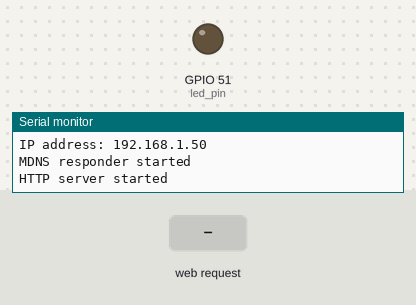
Recording of a sketch running on a simulated ESP8266 (NodeMCU). Parts: output pins drawn as LEDs (lit = HIGH), the last lines printed to the serial monitor. The test bench sets the inputs (shaded band). WiFi joins after 1.5 s; servers stay silent unless stated.

Above: at 3.2 s.
3.3 s: HTTP request GET /LedON received
At 4.0 s:
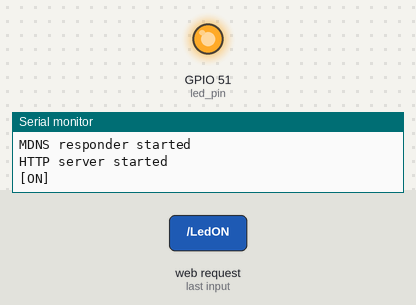
4.8 s: HTTP request GET /LedOFF received
At 5.1 s:
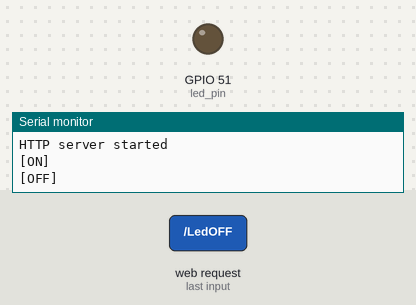
Timing chart, 0 to 7.8 s (numbered marks = the images above; inputs shaded):
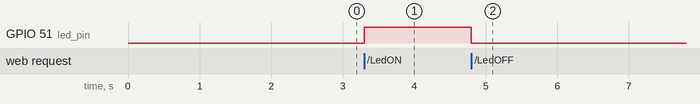

The sketch:

ESP8266DRIVER_PINGPONG.ino
```cpp
#include <ESP8266WiFi.h>
#include <WiFiClient.h>
#include <ESP8266WebServer.h>
#include <ESP8266mDNS.h>

const char* ssid = "Aars";
const char* password = "aroniscool";

ESP8266WebServer server(80);
MDNSResponder mdns;

String webPage = "";

int led_pin = 51;

void setup(void){

  // подготовка:
  pinMode(led_pin, OUTPUT);
  digitalWrite(led_pin, LOW);
  Serial.begin(115200);
  while (!Serial) {
    ; // wait for serial port to connect. Needed for native USB port only
  }


  webPage += "<h1>ESP8266 Web Server</h1>";
  webPage += "</p>";
  webPage += "<p>LED state <a href=\"LedON\"><button>ON</button></a>&nbsp;<a href=\"LedOFF\"><button>OFF</button></a></p>";

  WiFi.begin(ssid, password);
  Serial.println("");


  while (WiFi.status() != WL_CONNECTED) {
    delay(1000);
    Serial.print(".");
  }
  Serial.println("");
  Serial.print("Connected to ");  //  "Подключились к "
  Serial.println(ssid);
  Serial.print("IP address: ");  //  "IP-адрес: "
  Serial.println(WiFi.localIP());

  if (mdns.begin("esp8266", WiFi.localIP())) {
    Serial.println("MDNS responder started");
  }

  server.on("/", [](){
    server.send(200, "text/html", webPage);
  });

  server.on("/LedON", [](){
    server.send(200, "text/html", webPage);
    digitalWrite(led_pin, HIGH);
    Serial.println("[ON]");
    delay(1000);
  });

  server.on("/LedOFF", [](){
    server.send(200, "text/html", webPage);
    digitalWrite(led_pin, LOW);
    Serial.println("[OFF]");
    delay(1000);
  });

    server.on("/Led?????", [](){
    server.send(200, "text/html", webPage);
    digitalWrite(led_pin, LOW);
    Serial.println("[OFF]");
    delay(1000);
  });

  server.begin();
  Serial.println("HTTP server started");

}

void loop(void){
  server.handleClient();
}
```

Measured:
- after the input at 3.3 s, GPIO 51 (led_pin): LOW → HIGH at once
- after the input at 4.8 s, GPIO 51 (led_pin): HIGH → LOW at once
